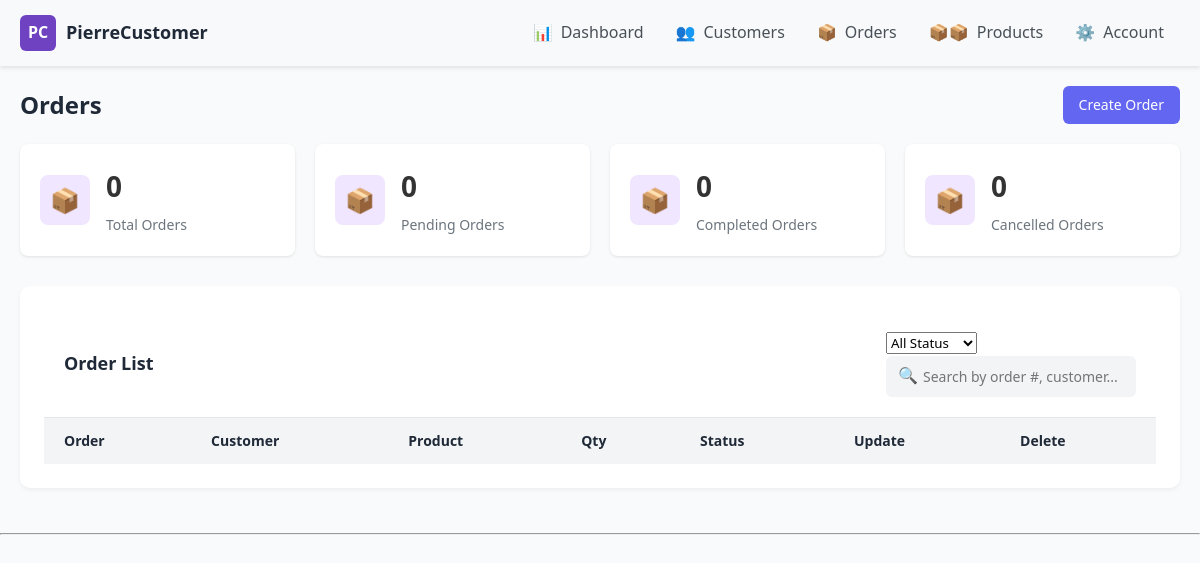
/orderPage/, run on an earlier commit of the app's database.
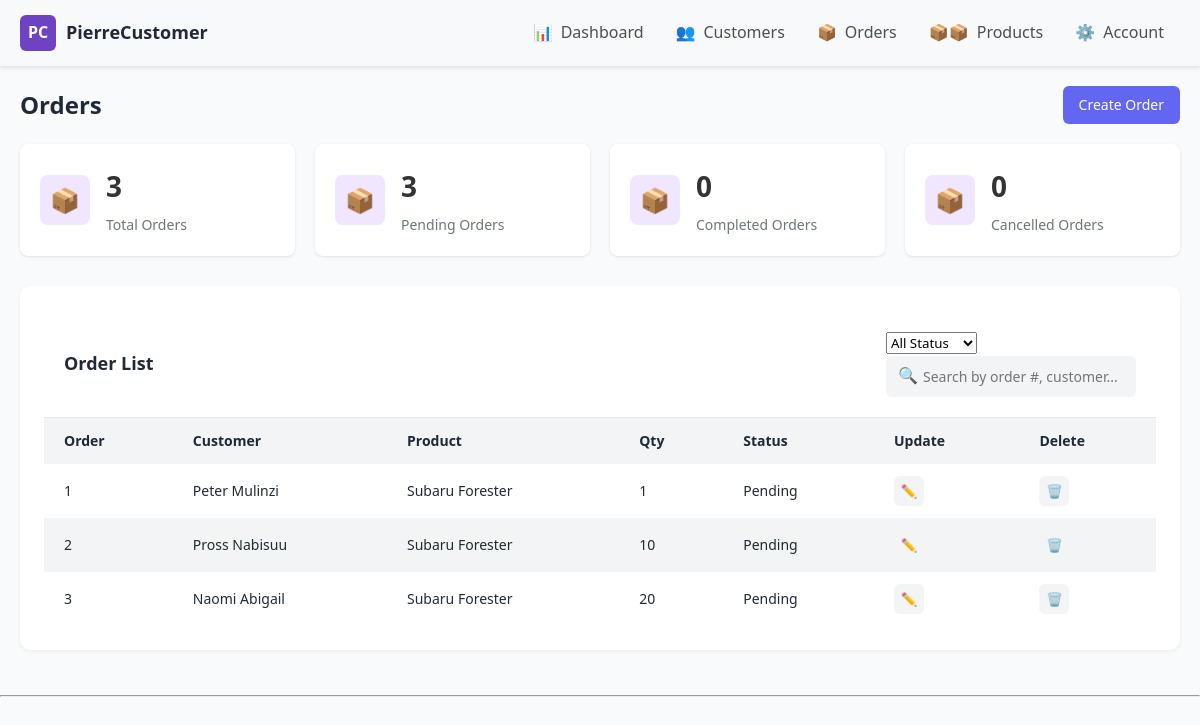
And on a later commit of the database.
### pierre_CMS_App/models.py (models this page shows, shortened)
class Order(models.Model):
    ORDER_STATUS = (
        ('--Select--', '--Select--'),
        ('Pending', 'Pending'),
        ('Completed', 'Completed'),
        ('Cancelled', 'Cancelled'),
    )
    UNITS = (
        ('--select--', '--select--'),
        ('cars', 'cars'),
        ('pieces', 'pieces'),
        ('kgs', 'kgs'),
        ('tins', 'tins'),
        ('bags', 'bags'),
        ('trucks', 'trucks'),
        ('litres', 'litres'),
    )
    customer = models.ForeignKey(Customer, on_delete=models.CASCADE)
    Product = models.ForeignKey(Product, null=True, on_delete=models.CASCADE)
    order_number = models.PositiveIntegerField(auto_created=True, unique=True)
    Quantity = models.PositiveIntegerField(auto_created=True)
    Units = models.CharField(max_length=200, choices=UNITS, default='--Select--')
    order_status = models.CharField(max_length=200, choices=ORDER_STATUS, default='--Select--')
    order_date = models.DateTimeField(auto_now_add=True)
    delivery_address = models.CharField(max_length=200, null=True)
    notes = models.TextField(max_length=300, null=True, blank=True)

class Customer(models.Model):
    STATUS = (
        ('Premium', 'Premium'),
        ('Basic', 'Basic'),
    )
    first_name = models.CharField(max_length = 200)
    last_name = models.CharField(max_length = 200)
    phone = models.CharField(max_length=200)
    email = models.EmailField(max_length=200, null=True)
    address = models.CharField(max_length=200)
    date_created = models.DateTimeField(auto_now_add=True)
    membership_status = models.CharField(max_length=200, choices=STATUS, default='Basic')
    def __str__(self):
        return f"{self.first_name} {self.last_name}"

class Product(models.Model):
    CURRENCY = (
        ("UGX.", "UGX."),
        ("USD.", "USD."),
        ("EUR.", "EUR."),
        ("KSH.", "KSH."),
    )
    name = models.CharField(max_length=200, null=True)
    price = models.DecimalField(max_digits=10, decimal_places=2, null=True) #decimal field coz of currency/ monetary nature.
    product_model = models.CharField(max_length=200, null=True)
    date_created = models.DateTimeField(auto_now_add=True, null=True)
    currency = models.CharField(max_length=10, choices=CURRENCY, default='UGX.')
    def __str__(self):
        return self.name

### pierre_CMS_App/views.py (the view)
# urls.py: path('orderPage/', views.orders, name='ordersPage'),
def orders(request):
    orders = Order.objects.all()
    total_orders = orders.count()
    pending = Order.objects.filter(order_status = "Pending").count()
    completed = Order.objects.filter(order_status='Completed').count()
    cancelled = Order.objects.filter(order_status='Cancelled').count()
    context = {
        'orders': orders,
        'total_orders': total_orders,
        'pending': pending,
        'completed': completed,
        'cancelled': cancelled,
    }
    return render(request, 'pierre_CMS_App/orderPage.html', context)

### pierre_CMS_App/templates/pierre_CMS_App/orderPage.html (shortened to what this page needs)
{% extends "pierre_CMS_App/main.html" %}
{% block content %}
<div class="main">
    <div class="page-header">
        <h1 class="page-title">Orders</h1>
        <a class="btn btn-primary" href="{% url 'createOrder' %}" style="text-decoration: none;">Create Order</a>
    </div>
    <div class="stats">
        <div class="stat-card">
            <div class="stat-icon customers-icon">📦</div>
            <div class="stat-info">
                <h3>{{total_orders|default:"0"}}</h3>
                <p>Total Orders</p>
            </div>
        </div>
        <div class="stat-card">
            <div class="stat-icon customers-icon">📦</div>
            <div class="stat-info">
                <h3>{{pending|default:"0"}}</h3>
                <p>Pending Orders</p>
            </div>
        </div>
        <div class="stat-card">
            <div class="stat-icon customers-icon">📦</div>
            <div class="stat-info">
                <h3>{{completed|default:"0"}}</h3>
                <p>Completed Orders</p>
            </div>
        </div>
        <div class="stat-card">
            <div class="stat-icon customers-icon">📦</div>
            <div class="stat-info">
                <h3>{{cancelled|default:"0"}}</h3>
                <p>Cancelled Orders</p>
            </div>
        </div>
    </div>
    <div class="card">
        <div class="card-header">
            <h2 class="card-title">Order List</h2>
            <div class="filters">
                <select class="filter-dropdown">
                    <option value="all">All Status</option>
                </select>
                <div class="search-box">
                    <span>🔍</span>
                    <input type="text" placeholder="Search by order #, customer...">
                </div>
            </div>
        </div>
        <table>
            <thead>
                <tr>
                    <th>Order</th>
                    <th>Customer</th>
                    <th>Product</th>
                    <th>Qty</th>
                    <th>Status</th>
                    <th>Update</th>
                    <th>Delete</th>
                </tr>
            </thead>
            <tbody>
                {% for ord in orders %}
                    <tr>
                        <td>{{ord.order_number}}</td>
                        <td>{{ord.customer}}</td>
                        <td>{{ord.Product}}</td>
                        <td>{{ord.Quantity}}</td>
                        <td>{{ord.order_status}}</td>
                        <td>
                            <button class="btn-icon btn-edit">✏️</button>
                        </td>
                        <td>
                            <button class="btn-icon btn-delete">🗑️</button>
                        </td>
                    </tr>
                {% endfor %}
            </tbody>
        </table>
    </div>
</div>
{% endblock %}

### pierre_CMS_App/templates/pierre_CMS_App/main.html (shortened to what this page needs)
{% load static %}
<!DOCTYPE html>
<html lang="en">
<head>
    <link rel="stylesheet" href="{% static 'css/main.css' %}">
</head>
<body>
    {% include "pierre_CMS_App/navbar.html" %}
    <div class="container">
        {% block content %}
        {% endblock %}
        <hr>
    </div>
</body>
</html>

### pierre_CMS_App/templates/pierre_CMS_App/navbar.html
{% load static %}
<nav class="navbar">
    <div class="navbar-container">
        <a href="#" class="logo">
            <div class="logo-icon">PC</div>
            <div class="logo-text">PierreCustomer</div>
        </a>
        <div class="nav-links">
            <a href="{% url 'dashboard' %}" class="nav-item">
            <span class="icon">📊</span>Dashboard
            </a>
            <a href="{% url 'customersPage' %}" class="nav-item">
            <span class="icon">👥</span>Customers
            </a>
            <a href="{% url 'ordersPage' %}" class="nav-item">
            <span class="icon">📦</span>Orders
            </a>
            <a href="{% url 'productsPage' %}" class="nav-item">
                <span class="icon">📦📦</span>Products
            </a>
            <a href="{% url 'settingsPage' %}" class="nav-item">
            <span class="icon">⚙️</span>Account
            </a>
        </div>
    </div>
</nav>

### static/css/main.css (style rules this page uses)
:root { --primary: #6366f1; --primary-light: #818cf8; --primary-dark: #4f46e5; --accent: #f472b6; --light: #f9fafb; --dark: #1f2937; --gray: #9ca3af; --gray-light: #f3f4f6; }
* { margin: 0; padding: 0; box-sizing: border-box; font-family: 'Segoe UI', Tahoma, Geneva, Verdana, sans-serif; }
body { background-color: var(--light); color: var(--dark); line-height: 1.6; }
* { margin: 0; padding: 0; box-sizing: border-box; }
.navbar { background-color: #f8f9fa; padding: 12px 20px; box-shadow: 0 2px 4px rgba(0,0,0,0.1); }
.navbar-container { display: flex; justify-content: space-between; align-items: center; max-width: 1200px; margin: 0 auto; }
.logo { display: flex; align-items: center; text-decoration: none; color: inherit; }
.logo-icon { background-color: #6f42c1; color: white; width: 36px; height: 36px; border-radius: 6px; display: flex; align-items: center; justify-content: center; font-weight: bold; margin-right: 10px; }
.logo-text { font-weight: bold; font-size: 18px; }
.nav-links { display: flex; }
.nav-item { display: flex; align-items: center; padding: 8px 16px; color: #495057; text-decoration: none; transition: all 0.2s; }
.nav-item .icon { margin-right: 8px; }
.main { flex: 1; padding: 20px; }
.page-header { display: flex; justify-content: space-between; align-items: center; margin-bottom: 20px; }
.page-title { margin: 0; font-size: 24px; font-weight: 600; }
.card { background-color: white; border-radius: 8px; box-shadow: 0 1px 3px rgba(0,0,0,0.1); padding: 24px; margin-bottom: 24px; }
.btn { padding: 8px 16px; border-radius: 6px; font-size: 14px; font-weight: 500; cursor: pointer; display: inline-flex; align-items: center; border: none; transition: all 0.2s; }
.btn-primary { background-color: var(--primary); color: white; }
.stats { display: flex; gap: 20px; margin-bottom: 30px; }
.stat-card { background-color: white; border-radius: 8px; box-shadow: 0 1px 3px rgba(0,0,0,0.1); padding: 20px; display: flex; align-items: center; flex: 1; min-width: 200px; transition: transform 0.2s; }
.stat-icon { width: 50px; height: 50px; border-radius: 8px; display: flex; align-items: center; justify-content: center; font-size: 24px; margin-right: 16px; }
.customers-icon { background-color: #f0e6ff; color: #6f42c1; }
.stat-info h3 { font-size: 28px; font-weight: 600; margin: 0 0 5px 0; color: #333; }
.stat-info p { margin: 0; color: #6c757d; font-size: 14px; }
.card { background-color: white; border-radius: 10px; box-shadow: 0 2px 4px rgba(0,0,0,0.05); margin-bottom: 25px; overflow: hidden; }
.card-header { padding: 20px; display: flex; justify-content: space-between; align-items: center; border-bottom: 1px solid #e5e7eb; }
.card-title { font-size: 18px; font-weight: 600; }
.search-box { display: flex; align-items: center; background-color: var(--gray-light); border-radius: 6px; padding: 6px 12px; width: 250px; }
.search-box input { border: none; background: transparent; outline: none; flex: 1; padding: 5px; font-size: 14px; }
table { width: 100%; border-collapse: collapse; }
th, td { padding: 12px 20px; text-align: left; }
th { background-color: var(--gray-light); font-weight: 600; font-size: 14px; color: var(--dark); }
tr:nth-child(even) { background-color: var(--gray-light); }
td { font-size: 14px; }
.btn-icon { width: 30px; height: 30px; border-radius: 6px; display: flex; align-items: center; justify-content: center; background-color: var(--gray-light); color: var(--dark); transition: all 0.2s; cursor: pointer; border: none; }

What changed in the data, as far as the page shows it:
added Order: order_number "1", customer "Peter Mulinzi", Product "Subaru Forester", Quantity "1", order_status "Pending"
added Order: order_number "2", customer "Pross Nabisuu", Product "Subaru Forester", Quantity "10", order_status "Pending"
added Order: order_number "3", customer "Naomi Abigail", Product "Subaru Forester", Quantity "20", order_status "Pending"
Also different on the page:
{{ total_orders|default:"0" }}: "0" → "3"
{{ pending|default:"0" }}: "0" → "3"
